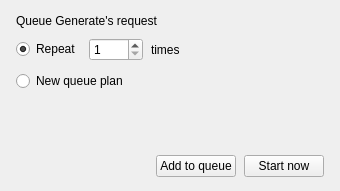
<?xml version="1.0" encoding="utf-8"?>
<ui version="4.0">
 <class>QueuePopover</class>
 <widget class="QFrame" name="queuePopover">
  <property name="minimumSize"><size><width>340</width><height>0</height></size></property>
  <property name="maximumSize"><size><width>340</width><height>16777215</height></size></property>
  <property name="role" stdset="0"><string>card</string></property>
  <property name="accessibleName"><string>Queue Generate's request</string></property>
  <layout class="QVBoxLayout" name="queuePopoverLayout">
   <property name="spacing"><number>10</number></property>
   <property name="leftMargin"><number>16</number></property><property name="topMargin"><number>14</number></property>
   <property name="rightMargin"><number>16</number></property><property name="bottomMargin"><number>14</number></property>
   <item><widget class="QLabel" name="queuePopoverTitle"><property name="text"><string>Queue Generate's request</string></property></widget></item>
   <item><layout class="QHBoxLayout" name="queuePopoverRepeatRow"><property name="spacing"><number>8</number></property>
    <item><widget class="QRadioButton" name="queuePopoverRepeat">
     <property name="text"><string>Repeat</string></property><property name="checked"><bool>true</bool></property>
    </widget></item>
    <item><widget class="QSpinBox" name="queuePopoverCount">
     <property name="minimum"><number>1</number></property><property name="maximum"><number>1000</number></property>
     <property name="accessibleName"><string>Number of queue items</string></property>
     <property name="toolTip"><string>Item N uses the Generate seed + N - 1.</string></property>
    </widget></item>
    <item><widget class="QLabel" name="queuePopoverTimesLabel"><property name="text"><string>times</string></property></widget></item>
    <item><spacer name="queuePopoverRepeatSpacer"><property name="orientation"><enum>Qt::Horizontal</enum></property>
     <property name="sizeHint" stdset="0"><size><width>20</width><height>20</height></size></property></spacer></item>
   </layout></item>
   <item><widget class="QRadioButton" name="queuePopoverPlan"><property name="text"><string>New queue plan</string></property></widget></item>
   <item><layout class="QHBoxLayout" name="queuePopoverPlanRow"><property name="spacing"><number>0</number></property>
    <item><spacer name="queuePopoverPlanIndent"><property name="orientation"><enum>Qt::Horizontal</enum></property>
     <property name="sizeType"><enum>QSizePolicy::Fixed</enum></property>
     <property name="sizeHint" stdset="0"><size><width>24</width><height>20</height></size></property></spacer></item>
    <item><widget class="QLabel" name="queuePopoverPlanText">
     <property name="role" stdset="0"><string>secondary</string></property><property name="wordWrap"><bool>true</bool></property>
    </widget></item>
   </layout></item>
   <item><widget class="QLabel" name="queuePopoverNote">
    <property name="role" stdset="0"><string>secondary</string></property><property name="wordWrap"><bool>true</bool></property>
   </widget></item>
   <item><layout class="QHBoxLayout" name="queuePopoverActions"><property name="spacing"><number>8</number></property>
    <item><spacer name="queuePopoverActionsSpacer"><property name="orientation"><enum>Qt::Horizontal</enum></property>
     <property name="sizeHint" stdset="0"><size><width>20</width><height>20</height></size></property></spacer></item>
    <item><widget class="QPushButton" name="queuePopoverAddButton">
     <property name="text"><string>Add to queue</string></property>
     <property name="toolTip"><string>Waits behind the running work and starts by itself when it ends.</string></property>
    </widget></item>
    <item><widget class="QPushButton" name="queuePopoverStartButton">
     <property name="text"><string>Start now</string></property>
     <property name="role" stdset="0"><string>primary</string></property>
     <property name="toolTip"><string>Creates the queue and starts it at once.</string></property>
    </widget></item>
   </layout></item>
  </layout>
 </widget>
</ui>
